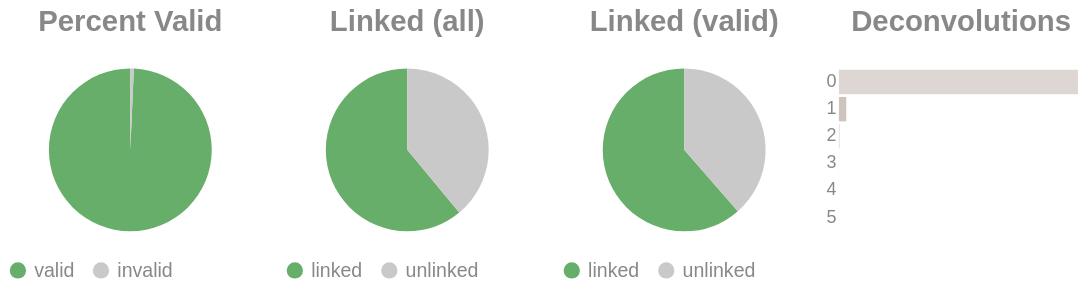

The notebook cell saved with this chart:
### Code cell
if SKIPLR:
    pass
else:
    clash = Counter()
    for i in valids['molecule'].to_list():
        _mol = i.split("-")
        if len(_mol) == 1:
            clash.update('0')
        else:
            clash.update(_mol[-1])

    _d = {"deconvolutions": [], 'count': []}
    for k,v in clash.items():
        _d['deconvolutions'].append(k)
        _d['count'].append(v)

    tot_valid = valids['reads'].sum()
    mask = valids['reads'] >= 2
    n_linked_reads = valids.filter(mask)['reads'].sum()
    if n_linked_reads == 0:
        print_html("No linked molecules (>=2 reads) were detected; skipping linked-only distributions.")
        SKIPLR = True
    else:
        perc_valid = round(tot_valid / n_reads, 4)
        linked_perc_abs = round(n_linked_reads / n_reads, 4)
        linked_perc = round(n_linked_reads / tot_valid, 4)

    _valid = pl.DataFrame({"valids": ['valid', 'invalid'], "count": [tot_valid, n_reads - tot_valid]})
    _linked_abs = pl.DataFrame({"linked (absolute)": ['linked', 'unlinked'], "count": [n_linked_reads, n_reads - n_linked_reads]})
    _linked_rel = pl.DataFrame({"linked (valids)": ['linked', 'unlinked'], "count": [n_linked_reads, tot_valid - n_linked_reads]})

    (
        alt.hconcat(
            piechart(_valid, goodval = 'valid', title = "Percent Valid"),
            piechart(_linked_abs, goodval = "linked", title =  "Linked (all)"),
            piechart(_linked_rel, goodval = "linked", title =  "Linked (valid)"),
            convolutionbar(pl.DataFrame(_d), title = "Deconvolutions"),
            center = True,
            bounds = 'flush'
        )
        .resolve_scale(color='independent')
        .resolve_legend('independent')
        .properties(usermeta={'embedOptions': {"actions": False}})
    ).display()

### Figure 1 — Vega-Lite specification as saved in the notebook (floating-point values rounded to 4 significant figures)
{"width": "container", "height": 400, "config": {"title": {"anchor": "start", "dy": -15, "fontSize": 18, "color": "#888888", "subtitleColor": "#888888", "subtitleFontSize": 14}, "arc": {"fill": "#0072B2"}, "axis": {"domainColor": "#888888", "domainWidth": 0.5, "gridWidth": 0.2, "grid": false, "titleFontWeight": 400, "titleFontSize": 15, "labelFontSize": 11, "labelColor": "#888888", "tickColor": "#888888", "tickWidth": 0.2, "titleColor": "#888888"}, "axisBand": {"grid": false}, "axisX": {"grid": true, "tickSize": 10, "domainCap": "round"}, "axisY": {"domain": false, "grid": true, "tickSize": 0, "domainCap": "round"}, "background": "transparent", "header": {"labelFontSize": 15, "labelColor": "#888888", "titleFontSize": 15, "titleFontWeight": 600, "titleColor": "#888888"}, "legend": {"labelFont": "sans-serif", "labelFontSize": 12, "labelColor": "#888888", "symbolSize": 100, "symbolType": "circle", "titleFontSize": 12, "titlePadding": 10, "titleColor": "#888888", "title": null}, "range": {"category": ["#E69F00", "#56B4E9", "#009E73", "#F0E442", "#0072B2", "#D55E00", "#CC79A7", "#000000"], "diverging": ["#cfe8f3", "#a2d4ec", "#73bfe2", "#46abdb", "#1696d2", "#12719e"]}, "area": {"fill": "#0072B2", "fillOpacity": 0.7, "line": true, "strokeOpacity": 0.7}, "line": {"color": "#0072B2", "stroke": "#0072B2", "strokeWidth": 2}, "trail": {"color": "#0072B2", "stroke": "#0072B2", "strokeWidth": 0, "size": 1}, "point": {"filled": true, "fillOpacity": 1.0, "size": 95}, "text": {"color": "#888888", "fontSize": 11, "align": "right", "fontWeight": 400, "size": 11}, "bar": {"fill": "#0072B2", "stroke": null}, "view": {"stroke": null, "continuousWidth": 660, "continuousHeight": 400}}, "hconcat": [{"data": {"name": "data-64c04e3329832397d0f29e1a91768b8a"}, "mark": {"type": "arc"}, "encoding": {"color": {"field": "valids", "legend": {"orient": "bottom", "title": null}, "scale": {"domain": ["valid", "invalid"], "range": ["#68ae6b", "#C9C9C9"]}, "title": "Valids", "type": "nominal"}, "theta": {"field": "count", "type": "quantitative"}, "tooltip": [{"field": "valids", "title": "Valids", "type": "ordinal"}, {"field": "percent", "format": ".2%", "title": "Percent", "type": "quantitative"}, {"field": "count", "title": "Count", "type": "quantitative"}]}, "height": 100, "title": {"text": "Percent Valid", "align": "center", "anchor": "middle"}, "transform": [{"calculate": "datum.count / 7815069", "as": "percent"}], "width": 150}, {"data": {"name": "data-899c5237f9d7d4f436f65797a9930044"}, "mark": {"type": "arc"}, "encoding": {"color": {"field": "linked (absolute)", "legend": {"orient": "bottom", "title": null}, "scale": {"domain": ["linked", "unlinked"], "range": ["#68ae6b", "#C9C9C9"]}, "title": "Linked (Absolute)", "type": "nominal"}, "theta": {"field": "count", "type": "quantitative"}, "tooltip": [{"field": "linked (absolute)", "title": "Linked (Absolute)", "type": "ordinal"}, {"field": "percent", "format": ".2%", "title": "Percent", "type": "quantitative"}, {"field": "count", "title": "Count", "type": "quantitative"}]}, "height": 100, "title": {"text": "Linked (all)", "align": "center", "anchor": "middle"}, "transform": [{"calculate": "datum.count / 7815069", "as": "percent"}], "width": 150}, {"data": {"name": "data-70be97b4db0ae3afe6a84bf99ba131f9"}, "mark": {"type": "arc"}, "encoding": {"color": {"field": "linked (valids)", "legend": {"orient": "bottom", "title": null}, "scale": {"domain": ["linked", "unlinked"], "range": ["#68ae6b", "#C9C9C9"]}, "title": "Linked (Valids)", "type": "nominal"}, "theta": {"field": "count", "type": "quantitative"}, "tooltip": [{"field": "linked (valids)", "title": "Linked (Valids)", "type": "ordinal"}, {"field": "percent", "format": ".2%", "title": "Percent", "type": "quantitative"}, {"field": "count", "title": "Count", "type": "quantitative"}]}, "height": 100, "title": {"text": "Linked (valid)", "align": "center", "anchor": "middle"}, "transform": [{"calculate": "datum.count / 7761290", "as": "percent"}], "width": 150}, {"data": {"name": "data-afeca81280a3d6e2fd8a133eb25c98a5"}, "mark": {"type": "bar"}, "encoding": {"color": {"field": "deconvolutions", "legend": null, "scale": {"scheme": "lightgreyred"}, "type": "nominal"}, "tooltip": [{"field": "deconvolutions", "title": "Deconvolutions", "type": "ordinal"}, {"field": "percent", "format": ".2%", "title": "Percent", "type": "quantitative"}, {"field": "count", "title": "Count", "type": "quantitative"}], "x": {"axis": null, "field": "count", "type": "quantitative"}, "y": {"field": "deconvolutions", "sort": "ascending", "title": null, "type": "nominal"}}, "height": 100, "title": {"text": "Deconvolutions", "align": "center", "anchor": "middle"}, "transform": [{"calculate": "datum.count / 4545094", "as": "percent"}], "width": 150}], "bounds": "flush", "center": true, "resolve": {"legend": {"angle": "independent"}, "scale": {"color": "independent"}}, "usermeta": {"embedOptions": {"actions": false}}, "$schema": "https://vega.github.io/schema/vega-lite/v6.1.0.json", "datasets": {"data-64c04e3329832397d0f29e1a91768b8a": [{"valids": "valid", "count": 7761290}, {"valids": "invalid", "count": 53779}], "data-899c5237f9d7d4f436f65797a9930044": [{"linked (absolute)": "linked", "count": 4769281}, {"linked (absolute)": "unlinked", "count": 3045788}], "data-70be97b4db0ae3afe6a84bf99ba131f9": [{"linked (valids)": "linked", "count": 4769281}, {"linked (valids)": "unlinked", "count": 2992009}], "data-afeca81280a3d6e2fd8a133eb25c98a5": [{"deconvolutions": "0", "count": 4402178}, {"deconvolutions": "1", "count": 135476}, {"deconvolutions": "2", "count": 6896}, {"deconvolutions": "3", "count": 482}, {"deconvolutions": "4", "count": 58}, {"deconvolutions": "5", "count": 4}]}}
